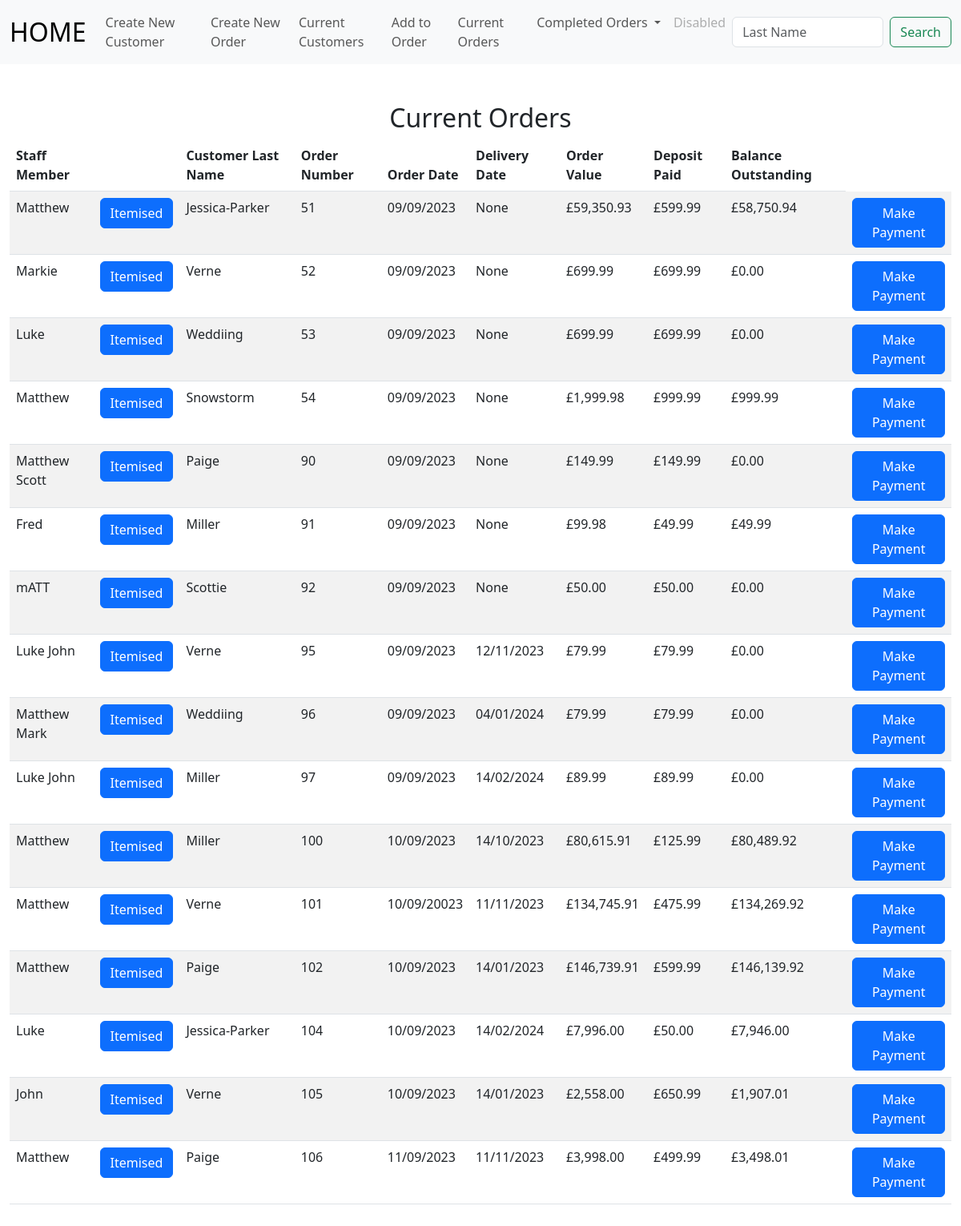
The page /open_orders on the database its author committed.
### tables this page shows
CREATE TABLE orders(order_id INTEGER PRIMARY KEY AUTOINCREMENT NOT NULL,  cust_id INTEGER, order_no INTEGER, item_id INTEGER, staff_member TEXT, order_date DATETIME, completion TEXT, delivery_date DATETIME, colour_finish TEXT, extra_details TEXT, selling_price DECIMAL, del_col_take TEXT , quantity INTEGER, balance DECIMAL, deposit DECIMAL);

### app.py (the view)
@app.route("/open_orders", methods=["GET", "POST"])
def open_orders():
    if request.method == "POST":
        order_no = request.form.get("order_no")
        current = db.execute("SELECT * FROM orders WHERE order_no = (?);", order_no)
        for row in current:
            customer_id = row["cust_id"]
            staff_member = row["staff_member"]
            order_date = row["order_date"]
            item_id = row["item_id"]
        db.execute("INSERT INTO current_order(cust_id, staff_member, order_date, item_id, order_number) VALUES (?, ?, ?, ?, ?);", customer_id,  staff_member, order_date, item_id, order_no)
        return render_template("stock_list.html", order_no = order_no)
    else:
        ord_detail = db.execute("select orders.staff_member, orders.cust_id, last_name, order_id,orders.order_date, orders.deposit, completion, orders.delivery_date, balance, total_cost from orders JOIN customers on orders.cust_id = customers.id JOIN current_order ON current_order.order_number = orders.order_id GROUP BY order_id;")
        return render_template("open_orders.html", ord_detail = ord_detail)

### app.py (called while the page is built)
@app.after_request
def after_request(response):
    response.headers["Cache-Control"] = "no-cache, no-store, must-revalidate"
    response.headers["Expires"] = 0
    response.headers["Pragma"] = "no-cache"
    return response

### extras.py (called while the page is built)
def GBP(value):
    return f"£{value:,.2f}"

### templates/open_orders.html (shortened to what this page needs)
{% extends "layout.html" %}
{% block main %}
<div class="section">
    <h2>Current Orders</h2>
    <table class="table table-striped">
        <thead>
            <tr>
                <th class="text-start">Staff Member</th>
                <th></th>
                <th class="text-start">Customer Last Name</th>
                <th class="text-start">Order Number</th>
                <th class="text-start">Order Date</th>
                <th class="text-start">Delivery Date</th>
                <th class="text-start">Order Value</th>
                <th class="text-start">Deposit Paid</th>
                <th class="text-start">Balance Outstanding</th>
            </tr>
    </thead>
        <tbody>
            {% for row in ord_detail %}
            <tr>
                <td class="text-start">{{ row["staff_member"] }}</td>
                <form action="/show_content" method="POST">
                    <td><input type="hidden" name="order_no" VALUE="{{ row['order_id'] }}"><button class="btn btn-primary" type="submit">Itemised</button></td>
                </form>
                <td class="text-start">{{ row["last_name"] }}</td>
                <td class="text-start">{{ row["order_id"] }}</td>
                <td class="text-start">{{ row["order_date"] }}</td>
                <td class="text-start">{{ row["delivery_date"] }}</td>
                <td class="text-start">{{ row["total_cost"] |GBP }}</td>
                <td class="text-start">{{ row["deposit"] |GBP }}</td>
                <td class="text-start">{{ (row["total_cost"] - row["deposit"]) |GBP }}</td>
                <form action="/payments" method="POST">
                    <td><input type="hidden" name="order_no" VALUE="{{ row['order_no'] }}"><button class="btn btn-primary" type="submit">Make Payment</button></td>
                </form>
                {% endfor %}
            </tr>
        </tbody>
    </table>
</div>
{% endblock %}

### templates/layout.html (shortened to what this page needs)
<!doctype html>
<html lang="en">
  <head>
    <link href="https://cdn.jsdelivr.net/npm/bootstrap@5.3.0/dist/css/bootstrap.min.css" rel="stylesheet">
    <link href="/static/styles.css" rel="stylesheet">
  </head>
  <body>
        <nav class="navbar navbar-expand-lg bg-body-tertiary">
        <div class="container-fluid">
          <a class="navbar-brand" href="/">HOME</a>
            <div class="collapse navbar-collapse" id="navbarSupportedContent">
                <ul class="navbar-nav me-auto mb-2 mb-lg-0">
                <li class="nav-item">
                    <li class="nav-item"><a class="nav-link" href="/new_customer">Create New Customer</a></li>
                    <li class="nav-item"><a class="nav-link" href="/choose_customer">Create New Order</a></li>
                </li>
                <li class="nav-item">
                    <a class="nav-link" href="/list_of_customers">Current Customers</a>
                    <li class="nav-item"><a class="nav-link" href="/search">Add to Order</a></li>
                    <a class="nav-link" href="/open_orders">Current Orders</a>
                </li>
                <li class="nav-item dropdown">
                    <a class="nav-link dropdown-toggle" href="#" role="button" data-bs-toggle="dropdown" aria-expanded="false">
                    Completed Orders
                    </a>
                </li>
                <li class="nav-item">
                    <a class="nav-link disabled">Disabled</a>
                </li>
                </ul>
                <form class="d-flex" role="search">
                <input class="form-control me-2" type="search" placeholder="Last Name" aria-label="Search">
                <button class="btn btn-outline-success" type="submit">Search</button>
                </form>
            </div>
            </div>
        </nav>
      <main class="container-fluid py-5 text-center">
        {% block main %}{% endblock %}
      </main>
  </body>

### static/styles.css (style rules this page uses)
nav .navbar-brand { font-size: xx-large; }

### rows shown on the page
orders: staff_member "Matthew", last_name "Jessica-Parker", order_id "51", order_date "09/09/2023", delivery_date "None", total_cost|GBP "£59,350.93", deposit|GBP "£599.99", (row['total_cost']-row['deposit'])|GBP "£58,750.94"
orders: staff_member "Markie", last_name "Verne", order_id "52", order_date "09/09/2023", delivery_date "None", total_cost|GBP "£699.99", deposit|GBP "£699.99", (row['total_cost']-row['deposit'])|GBP "£0.00"
orders: staff_member "Luke", last_name "Weddiing", order_id "53", order_date "09/09/2023", delivery_date "None", total_cost|GBP "£699.99", deposit|GBP "£699.99", (row['total_cost']-row['deposit'])|GBP "£0.00"
orders: staff_member "Matthew", last_name "Snowstorm", order_id "54", order_date "09/09/2023", delivery_date "None", total_cost|GBP "£1,999.98", deposit|GBP "£999.99", (row['total_cost']-row['deposit'])|GBP "£999.99"
orders: staff_member "Matthew Scott", last_name "Paige", order_id "90", order_date "09/09/2023", delivery_date "None", total_cost|GBP "£149.99", deposit|GBP "£149.99", (row['total_cost']-row['deposit'])|GBP "£0.00"
orders: staff_member "Fred", last_name "Miller", order_id "91", order_date "09/09/2023", delivery_date "None", total_cost|GBP "£99.98", deposit|GBP "£49.99", (row['total_cost']-row['deposit'])|GBP "£49.99"
orders: staff_member "mATT", last_name "Scottie", order_id "92", order_date "09/09/2023", delivery_date "None", total_cost|GBP "£50.00", deposit|GBP "£50.00", (row['total_cost']-row['deposit'])|GBP "£0.00"
orders: staff_member "Luke John", last_name "Verne", order_id "95", order_date "09/09/2023", delivery_date "12/11/2023", total_cost|GBP "£79.99", deposit|GBP "£79.99", (row['total_cost']-row['deposit'])|GBP "£0.00"
orders: staff_member "Matthew Mark", last_name "Weddiing", order_id "96", order_date "09/09/2023", delivery_date "04/01/2024", total_cost|GBP "£79.99", deposit|GBP "£79.99", (row['total_cost']-row['deposit'])|GBP "£0.00"
orders: staff_member "Luke John", last_name "Miller", order_id "97", order_date "09/09/2023", delivery_date "14/02/2024", total_cost|GBP "£89.99", deposit|GBP "£89.99", (row['total_cost']-row['deposit'])|GBP "£0.00"
orders: staff_member "Matthew", last_name "Miller", order_id "100", order_date "10/09/2023", delivery_date "14/10/2023", total_cost|GBP "£80,615.91", deposit|GBP "£125.99", (row['total_cost']-row['deposit'])|GBP "£80,489.92"
orders: staff_member "Matthew", last_name "Verne", order_id "101", order_date "10/09/20023", delivery_date "11/11/2023", total_cost|GBP "£134,745.91", deposit|GBP "£475.99", (row['total_cost']-row['deposit'])|GBP "£134,269.92"
orders: staff_member "Matthew", last_name "Paige", order_id "102", order_date "10/09/2023", delivery_date "14/01/2023", total_cost|GBP "£146,739.91", deposit|GBP "£599.99", (row['total_cost']-row['deposit'])|GBP "£146,139.92"
orders: staff_member "Luke", last_name "Jessica-Parker", order_id "104", order_date "10/09/2023", delivery_date "14/02/2024", total_cost|GBP "£7,996.00", deposit|GBP "£50.00", (row['total_cost']-row['deposit'])|GBP "£7,946.00"
orders: staff_member "John", last_name "Verne", order_id "105", order_date "10/09/2023", delivery_date "14/01/2023", total_cost|GBP "£2,558.00", deposit|GBP "£650.99", (row['total_cost']-row['deposit'])|GBP "£1,907.01"
orders: staff_member "Matthew", last_name "Paige", order_id "106", order_date "11/09/2023", delivery_date "11/11/2023", total_cost|GBP "£3,998.00", deposit|GBP "£499.99", (row['total_cost']-row['deposit'])|GBP "£3,498.01"
